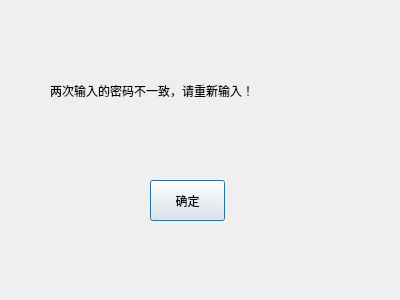
<?xml version="1.0" encoding="UTF-8"?>
<ui version="4.0">
 <class>PasswordNotMatchDialog</class>
 <widget class="QDialog" name="PasswordNotMatchDialog">
  <property name="geometry">
   <rect>
    <x>0</x>
    <y>0</y>
    <width>400</width>
    <height>300</height>
   </rect>
  </property>
  <property name="windowTitle">
   <string>Dialog</string>
  </property>
  <widget class="QPushButton" name="pushButton">
   <property name="geometry">
    <rect>
     <x>150</x>
     <y>180</y>
     <width>75</width>
     <height>41</height>
    </rect>
   </property>
   <property name="text">
    <string>确定</string>
   </property>
  </widget>
  <widget class="QLabel" name="label">
   <property name="geometry">
    <rect>
     <x>50</x>
     <y>50</y>
     <width>261</width>
     <height>81</height>
    </rect>
   </property>
   <property name="text">
    <string>两次输入的密码不一致，请重新输入！</string>
   </property>
  </widget>
 </widget>
 <resources/>
 <connections/>
</ui>
